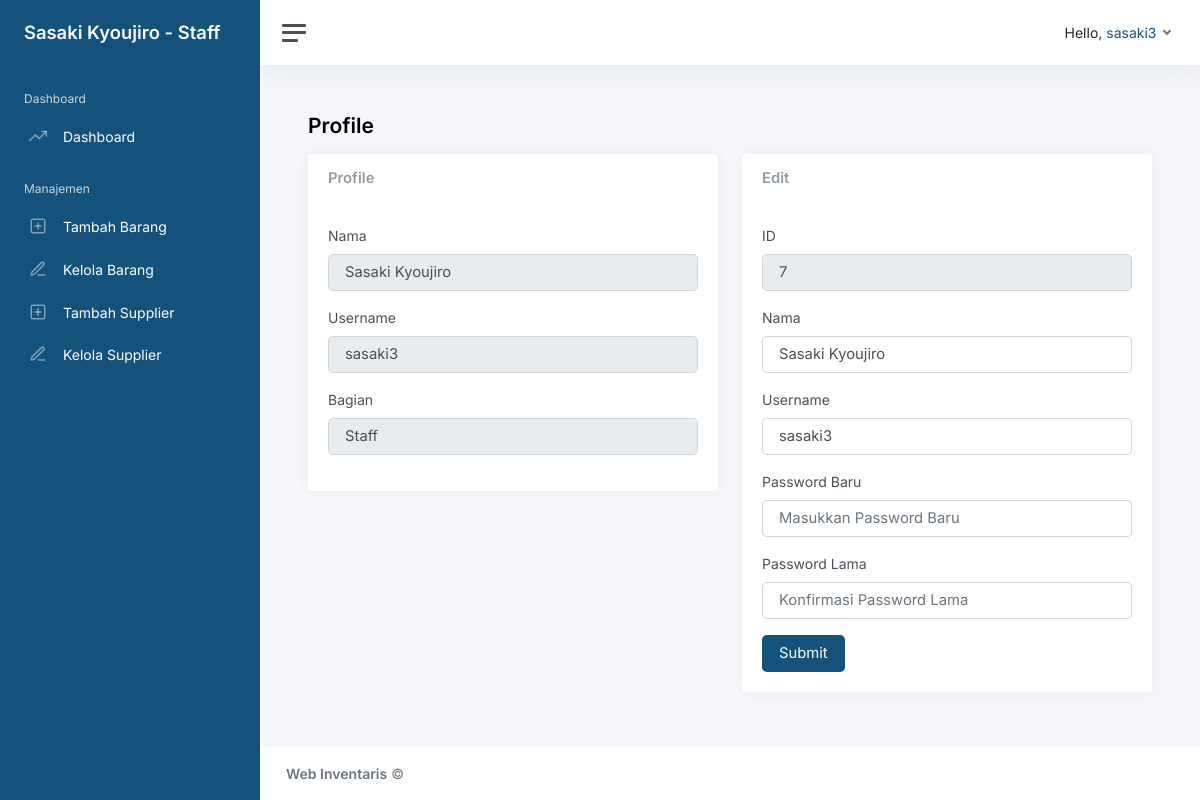
Page /Users/edit_profil_staff (signed in) on the committed database.
### tables this page shows
CREATE TABLE `tb_users` (
  `id_user` int(11) NOT NULL,
  `nama` varchar(50) NOT NULL,
  `username` varchar(255) NOT NULL,
  `bagian` enum('Staff','Sekretaris') NOT NULL,
  `password` varchar(255) NOT NULL
);

### app/controllers/Users.php (called while the page is built, shortened)
<?php
class Users extends Controller
{
	public function __construct()
	{
        $this->userModel = $this->model('User_model');
	}
    public function edit_profil_staff()
    {
        $data= [
            'title' => 'Profile | Staff',
						'dashboard' => '',
						'tambah_barang' => '',
						'kelola_barang' => '',
						'tambah_sup' => '',
						'kelola_sup' => '',
            'user' => $this->userModel->getAllDataByID($_SESSION['id_user']),
            'id_user' => '',
            'nama' => '',
            'username' => '',
            'password' => '',
            'old_password' => '',
            'unameError' => '',
            'errorPW' => ''
        ];
        $this->view('users/edit_profil', $data);
    }
}

### app/libraries/Core.php (called while the page is built, shortened)
<?php
class Core
{
	protected $method = 'index';
	protected $params = [];
	public function __construct()
	{
		$url = $this->getURL();
		if (isset($url[0])) {
			if (file_exists('../app/controllers/' . ucwords($url[0]) . '.php'))
			{
				unset($url[0]);
			}
		}
		$this->controller = new $this->controller;
		if (isset($url[1]))
		{
			if (method_exists($this->controller, $url[1])) {
				$this->method = $url[1];
			}
		}
		call_user_func_array([$this->controller, $this->method], $this->params);
	}
	public function getURL()
	{
		if (isset($_GET['url'])) {
			$url = rtrim($_GET['url'], '/');
			$url = filter_var($url, FILTER_SANITIZE_URL);
			$url = explode('/', $url);
			return $url;
		}
	}
}

### app/require.php (called while the page is built, shortened)
<?php
require_once 'libraries/Core.php';
require_once 'libraries/Controller.php';
require_once 'libraries/Database.php';
$init = new Core();

### public/index.php (called while the page is built, shortened)
<?php
require_once '../app/require.php';

### app/libraries/Database.php (called while the page is built, shortened)
<?php
    class Database {
        private $dbHost = DB_HOST;
        private $dbUser = DB_USER;
        private $dbPass = DB_PASS;
        private $dbName = DB_NAME;
        private $statement;
        private $dbHandler;
        public function __construct()
        {
            $conn = 'mysql:host=' . $this->dbHost . ';dbname=' . $this->dbName;
            $options = array(
                PDO::ATTR_PERSISTENT => true,
                PDO::ATTR_ERRMODE => PDO::ERRMODE_EXCEPTION
            );
            try
            {
                $this->dbHandler = new PDO($conn, $this->dbUser, $this->dbPass, $options);
            } catch (PDOException $e) {
                $this->error = $e->getMessage();
                echo $this->error;
            }
        }
        public function query($sql)
        {
            $this->statement = $this->dbHandler->prepare($sql);
        }
        public function bind($parameter, $value, $type = null)
        {
            switch (is_null($type))
            {
                default:
                    $type = PDO::PARAM_STR;
            }
            $this->statement->bindValue($parameter, $value, $type);
        }
        public function execute()
        {
            return $this->statement->execute();
        }
        public function single()
        {
            $this->execute();
            return $this->statement->fetch(PDO::FETCH_OBJ);
        }
    }

### app/models/User_model.php (called while the page is built, shortened)
<?php
class User_model
{
	private $db;
    public function __construct() {
        $this->db = new Database;
    }
    public function getAllDataByID($id)
    {
        $this->db->query('SELECT * FROM tb_users WHERE id_user = :id_user');
        $this->db->bind(':id_user', $id);
        $row = $this->db->single();
        return $row;
    }
}

### app/views/users/edit_profil.php (the view, shortened to what this page needs)
<main class="content">
	<div class="container-fluid p-0">
		<h1 class="h3 mb-3"><strong>Profile</strong></h1>
		<div class="row">
			<div class="col-md-6 col-xxl-5">
			  <div class="card flex-fill w-100">
					<div class="card-header">
						<h5 class="card-title mb-0">Profile</h5>
					</div>
					<div class="card-body d-block w-100">
          <form>
              <div class="mb-3">
                <label class="form-label">Nama</label>
                <input type="text" class="form-control form-control-lg" name="nama" value="<?php echo $data['user']->nama ?>" readonly>
              </div>
              <div class="mb-3">
                <label class="form-label">Username</label>
                <input type="text" class="form-control form-control-lg" name="username" value="<?php echo $data['user']->username ?>" readonly>
              </div>
              <div class="mb-3">
                <label class="form-label">Bagian</label>
                <input type="text" class="form-control form-control-lg" name="bagian" value="<?php echo $data['user']->bagian ?>" readonly>
              </div>
            </form>
				  </div>
			  </div>
      </div>
      <div class="col-md-6 col-xxl-7 d-flex">
			  <div class="card flex-fill w-100">
					<div class="card-header">
						<h5 class="card-title mb-0">Edit</h5>
					</div>
					<div class="card-body d-block w-100">
            <form action="<?php echo URLROOT . '/Users/edit_profil' ?>" method="POST">
              <div class="mb-3">
                <label class="form-label">ID</label>
                <input type="text" class="form-control form-control-lg" value="<?php echo $data['user']->id_user ?>" name="id_user" readonly>
              </div>
              <div class="mb-3">
                <label class="form-label">Nama</label>
                <input type="text" class="form-control form-control-lg" name="nama" value="<?php echo $data['user']->nama ?>" required>
              </div>
              <div class="mb-3">
                <label class="form-label">Username</label>
                <input type="text" class="form-control form-control-lg" name="username" value="<?php echo $data['user']->username ?>" required>
              </div>
              <div class="mb-3">
                <label class="form-label">Password Baru</label>
                <input type="password" class="form-control form-control-lg" name="password" placeholder="Masukkan Password Baru" required>
              </div>
              <div class="mb-3">
                <label class="form-label">Password Lama</label>
                <input type="password" class="form-control form-control-lg" name="old_password" placeholder="Konfirmasi Password Lama" required>
              </div>
              <div class="text-start">
                <button type="submit" class="btn btn-lg bg-user text-white">Submit</button>
              </div>
            </form>
				  </div>
			  </div>
      </div>
    </div>
	</div>
</main>

### public/css/custom_user.css (style rules this page uses)
.bg-user { background-color: #14527c !important; }

### rows in the picture
tb_users: nama "Sasaki Kyoujiro", username "sasaki3", bagian "Staff", id_user "7"

### other values in the picture
$_SESSION['nama'] "Sasaki Kyoujiro"
$_SESSION['username'] "sasaki3"
